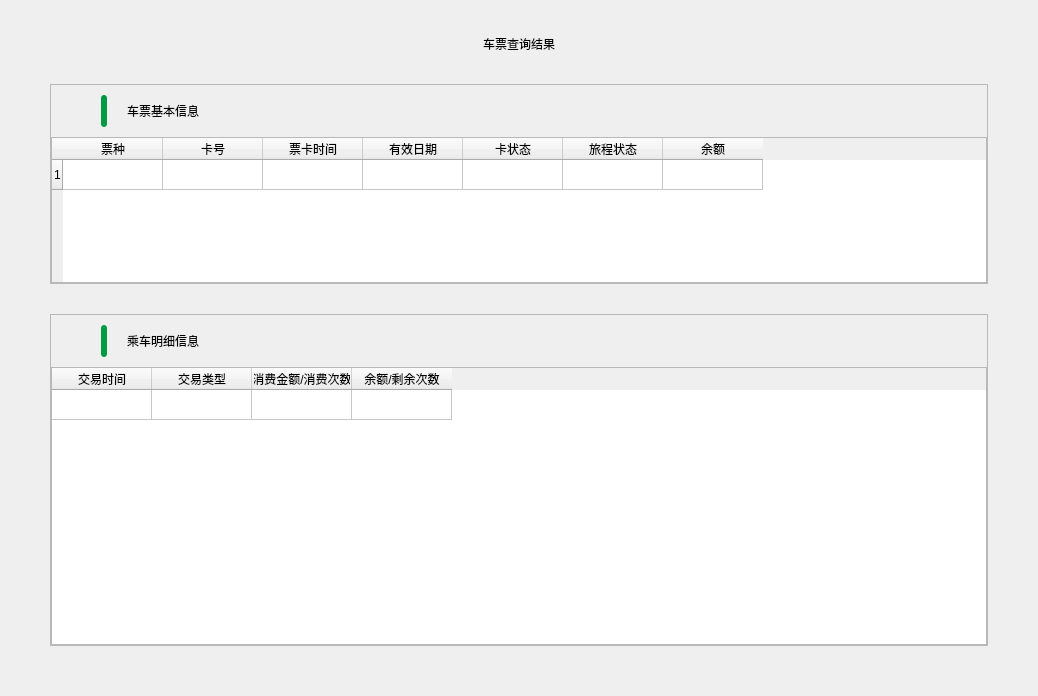
<?xml version="1.0" encoding="UTF-8"?>
<ui version="4.0">
 <class>TicketQueryWidget</class>
 <widget class="QWidget" name="TicketQueryWidget">
  <property name="geometry">
   <rect>
    <x>0</x>
    <y>0</y>
    <width>1038</width>
    <height>696</height>
   </rect>
  </property>
  <property name="windowTitle">
   <string>Form</string>
  </property>
  <layout class="QHBoxLayout" name="horizontalLayout">
   <property name="spacing">
    <number>0</number>
   </property>
   <property name="leftMargin">
    <number>0</number>
   </property>
   <property name="topMargin">
    <number>0</number>
   </property>
   <property name="rightMargin">
    <number>0</number>
   </property>
   <property name="bottomMargin">
    <number>0</number>
   </property>
   <item>
    <widget class="QWidget" name="infoBg" native="true">
     <layout class="QVBoxLayout" name="verticalLayout_3" stretch="0,0,1">
      <property name="spacing">
       <number>30</number>
      </property>
      <property name="leftMargin">
       <number>50</number>
      </property>
      <property name="topMargin">
       <number>34</number>
      </property>
      <property name="rightMargin">
       <number>50</number>
      </property>
      <property name="bottomMargin">
       <number>50</number>
      </property>
      <item>
       <layout class="QHBoxLayout" name="horizontalLayout_3">
        <item>
         <spacer name="horizontalSpacer_4">
          <property name="orientation">
           <enum>Qt::Horizontal</enum>
          </property>
          <property name="sizeHint" stdset="0">
           <size>
            <width>40</width>
            <height>20</height>
           </size>
          </property>
         </spacer>
        </item>
        <item>
         <widget class="QLabel" name="nameLabel">
          <property name="text">
           <string>车票查询结果</string>
          </property>
          <property name="alignment">
           <set>Qt::AlignCenter</set>
          </property>
         </widget>
        </item>
        <item>
         <spacer name="horizontalSpacer_5">
          <property name="orientation">
           <enum>Qt::Horizontal</enum>
          </property>
          <property name="sizeHint" stdset="0">
           <size>
            <width>40</width>
            <height>20</height>
           </size>
          </property>
         </spacer>
        </item>
       </layout>
      </item>
      <item>
       <widget class="QFrame" name="centerFrame1">
        <property name="maximumSize">
         <size>
          <width>16777215</width>
          <height>200</height>
         </size>
        </property>
        <property name="frameShape">
         <enum>QFrame::StyledPanel</enum>
        </property>
        <property name="frameShadow">
         <enum>QFrame::Raised</enum>
        </property>
        <layout class="QVBoxLayout" name="verticalLayout" stretch="0,0,0,1">
         <property name="spacing">
          <number>0</number>
         </property>
         <property name="leftMargin">
          <number>0</number>
         </property>
         <property name="topMargin">
          <number>0</number>
         </property>
         <property name="rightMargin">
          <number>0</number>
         </property>
         <property name="bottomMargin">
          <number>0</number>
         </property>
         <item>
          <spacer name="verticalSpacer">
           <property name="orientation">
            <enum>Qt::Vertical</enum>
           </property>
           <property name="sizeType">
            <enum>QSizePolicy::Fixed</enum>
           </property>
           <property name="sizeHint" stdset="0">
            <size>
             <width>20</width>
             <height>10</height>
            </size>
           </property>
          </spacer>
         </item>
         <item>
          <layout class="QHBoxLayout" name="horizontalLayout_2">
           <property name="spacing">
            <number>0</number>
           </property>
           <item>
            <spacer name="horizontalSpacer_2">
             <property name="orientation">
              <enum>Qt::Horizontal</enum>
             </property>
             <property name="sizeType">
              <enum>QSizePolicy::Fixed</enum>
             </property>
             <property name="sizeHint" stdset="0">
              <size>
               <width>50</width>
               <height>20</height>
              </size>
             </property>
            </spacer>
           </item>
           <item>
            <widget class="QLabel" name="label_3">
             <property name="minimumSize">
              <size>
               <width>6</width>
               <height>32</height>
              </size>
             </property>
             <property name="maximumSize">
              <size>
               <width>6</width>
               <height>32</height>
              </size>
             </property>
             <property name="styleSheet">
              <string notr="true">background-color: #009944;
border-radius: 3px;
</string>
             </property>
             <property name="text">
              <string/>
             </property>
            </widget>
           </item>
           <item>
            <spacer name="horizontalSpacer_3">
             <property name="orientation">
              <enum>Qt::Horizontal</enum>
             </property>
             <property name="sizeType">
              <enum>QSizePolicy::Fixed</enum>
             </property>
             <property name="sizeHint" stdset="0">
              <size>
               <width>20</width>
               <height>20</height>
              </size>
             </property>
            </spacer>
           </item>
           <item>
            <widget class="QLabel" name="basicText">
             <property name="text">
              <string>车票基本信息</string>
             </property>
            </widget>
           </item>
           <item>
            <spacer name="horizontalSpacer">
             <property name="orientation">
              <enum>Qt::Horizontal</enum>
             </property>
             <property name="sizeHint" stdset="0">
              <size>
               <width>40</width>
               <height>20</height>
              </size>
             </property>
            </spacer>
           </item>
          </layout>
         </item>
         <item>
          <spacer name="verticalSpacer_2">
           <property name="orientation">
            <enum>Qt::Vertical</enum>
           </property>
           <property name="sizeType">
            <enum>QSizePolicy::Fixed</enum>
           </property>
           <property name="sizeHint" stdset="0">
            <size>
             <width>20</width>
             <height>10</height>
            </size>
           </property>
          </spacer>
         </item>
         <item>
          <widget class="QTableWidget" name="tableWidget">
           <property name="sizePolicy">
            <sizepolicy hsizetype="Expanding" vsizetype="Preferred">
             <horstretch>0</horstretch>
             <verstretch>0</verstretch>
            </sizepolicy>
           </property>
           <property name="selectionBehavior">
            <enum>QAbstractItemView::SelectRows</enum>
           </property>
           <property name="rowCount">
            <number>1</number>
           </property>
           <property name="columnCount">
            <number>7</number>
           </property>
           <row/>
           <column>
            <property name="text">
             <string>票种</string>
            </property>
           </column>
           <column>
            <property name="text">
             <string>卡号</string>
            </property>
           </column>
           <column>
            <property name="text">
             <string>票卡时间</string>
            </property>
           </column>
           <column>
            <property name="text">
             <string>有效日期</string>
            </property>
           </column>
           <column>
            <property name="text">
             <string>卡状态</string>
            </property>
           </column>
           <column>
            <property name="text">
             <string>旅程状态</string>
            </property>
           </column>
           <column>
            <property name="text">
             <string>余额</string>
            </property>
           </column>
          </widget>
         </item>
        </layout>
       </widget>
      </item>
      <item>
       <widget class="QFrame" name="centerFrame2">
        <property name="frameShape">
         <enum>QFrame::StyledPanel</enum>
        </property>
        <property name="frameShadow">
         <enum>QFrame::Raised</enum>
        </property>
        <layout class="QVBoxLayout" name="verticalLayout_2" stretch="0,0,0,1">
         <property name="spacing">
          <number>0</number>
         </property>
         <property name="leftMargin">
          <number>0</number>
         </property>
         <property name="topMargin">
          <number>0</number>
         </property>
         <property name="rightMargin">
          <number>0</number>
         </property>
         <property name="bottomMargin">
          <number>0</number>
         </property>
         <item>
          <spacer name="verticalSpacer_3">
           <property name="orientation">
            <enum>Qt::Vertical</enum>
           </property>
           <property name="sizeType">
            <enum>QSizePolicy::Fixed</enum>
           </property>
           <property name="sizeHint" stdset="0">
            <size>
             <width>20</width>
             <height>10</height>
            </size>
           </property>
          </spacer>
         </item>
         <item>
          <layout class="QHBoxLayout" name="horizontalLayout_4">
           <property name="spacing">
            <number>0</number>
           </property>
           <item>
            <spacer name="horizontalSpacer_6">
             <property name="orientation">
              <enum>Qt::Horizontal</enum>
             </property>
             <property name="sizeType">
              <enum>QSizePolicy::Fixed</enum>
             </property>
             <property name="sizeHint" stdset="0">
              <size>
               <width>50</width>
               <height>20</height>
              </size>
             </property>
            </spacer>
           </item>
           <item>
            <widget class="QLabel" name="label_4">
             <property name="minimumSize">
              <size>
               <width>6</width>
               <height>32</height>
              </size>
             </property>
             <property name="maximumSize">
              <size>
               <width>6</width>
               <height>32</height>
              </size>
             </property>
             <property name="styleSheet">
              <string notr="true">background-color: #009944;
border-radius: 3px;
</string>
             </property>
             <property name="text">
              <string/>
             </property>
            </widget>
           </item>
           <item>
            <spacer name="horizontalSpacer_7">
             <property name="orientation">
              <enum>Qt::Horizontal</enum>
             </property>
             <property name="sizeType">
              <enum>QSizePolicy::Fixed</enum>
             </property>
             <property name="sizeHint" stdset="0">
              <size>
               <width>20</width>
               <height>20</height>
              </size>
             </property>
            </spacer>
           </item>
           <item>
            <widget class="QLabel" name="detailText">
             <property name="text">
              <string>乘车明细信息</string>
             </property>
            </widget>
           </item>
           <item>
            <spacer name="horizontalSpacer_8">
             <property name="orientation">
              <enum>Qt::Horizontal</enum>
             </property>
             <property name="sizeHint" stdset="0">
              <size>
               <width>40</width>
               <height>20</height>
              </size>
             </property>
            </spacer>
           </item>
          </layout>
         </item>
         <item>
          <spacer name="verticalSpacer_4">
           <property name="orientation">
            <enum>Qt::Vertical</enum>
           </property>
           <property name="sizeType">
            <enum>QSizePolicy::Fixed</enum>
           </property>
           <property name="sizeHint" stdset="0">
            <size>
             <width>20</width>
             <height>10</height>
            </size>
           </property>
          </spacer>
         </item>
         <item>
          <widget class="QTableWidget" name="tableWidget_2">
           <property name="sizePolicy">
            <sizepolicy hsizetype="Expanding" vsizetype="Preferred">
             <horstretch>0</horstretch>
             <verstretch>0</verstretch>
            </sizepolicy>
           </property>
           <property name="selectionBehavior">
            <enum>QAbstractItemView::SelectRows</enum>
           </property>
           <property name="cornerButtonEnabled">
            <bool>false</bool>
           </property>
           <property name="rowCount">
            <number>1</number>
           </property>
           <property name="columnCount">
            <number>4</number>
           </property>
           <attribute name="verticalHeaderVisible">
            <bool>false</bool>
           </attribute>
           <row/>
           <column>
            <property name="text">
             <string>交易时间</string>
            </property>
           </column>
           <column>
            <property name="text">
             <string>交易类型</string>
            </property>
           </column>
           <column>
            <property name="text">
             <string>消费金额/消费次数</string>
            </property>
           </column>
           <column>
            <property name="text">
             <string>余额/剩余次数</string>
            </property>
           </column>
           <item row="0" column="0">
            <property name="text">
             <string/>
            </property>
           </item>
          </widget>
         </item>
        </layout>
       </widget>
      </item>
     </layout>
    </widget>
   </item>
  </layout>
 </widget>
 <resources/>
 <connections/>
</ui>
